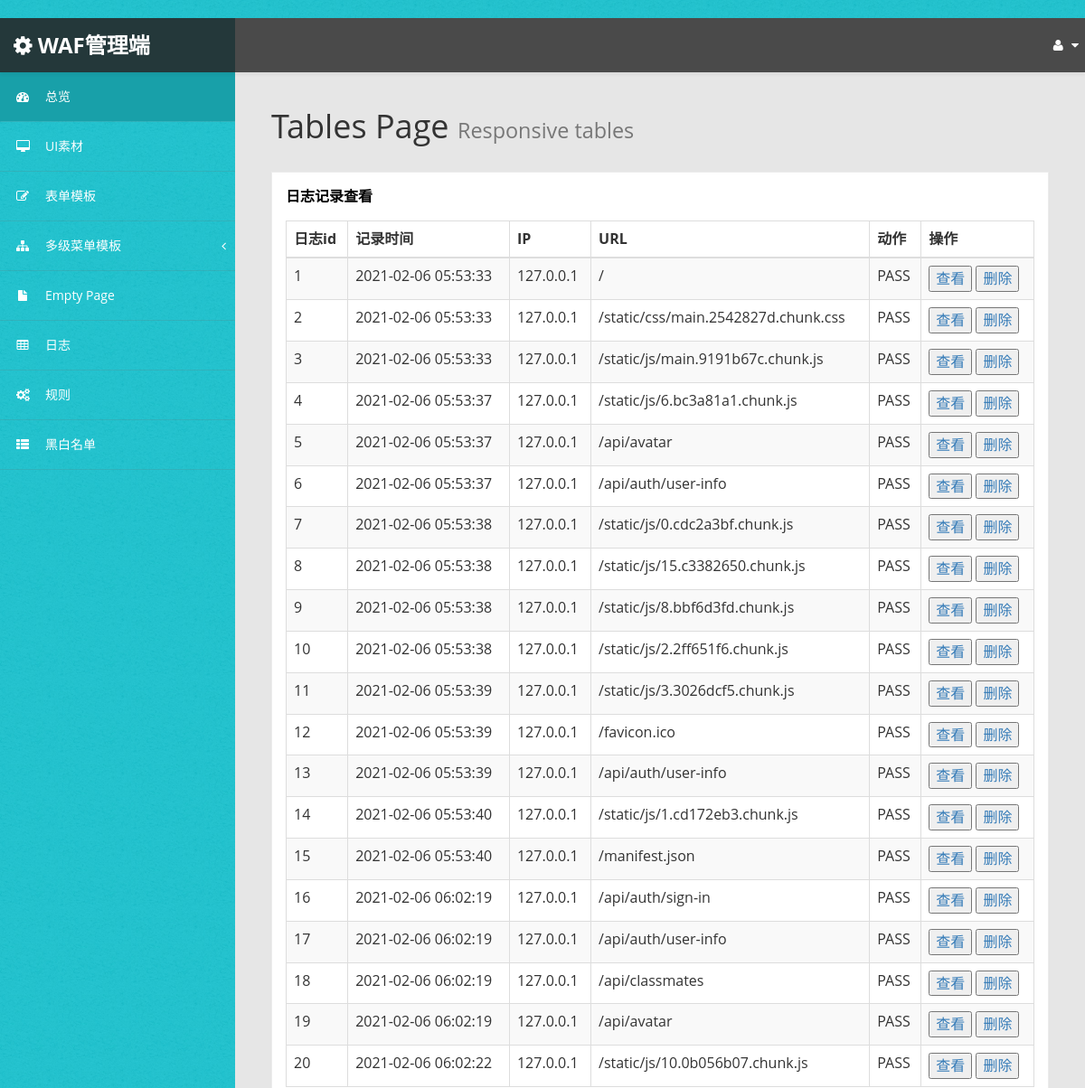
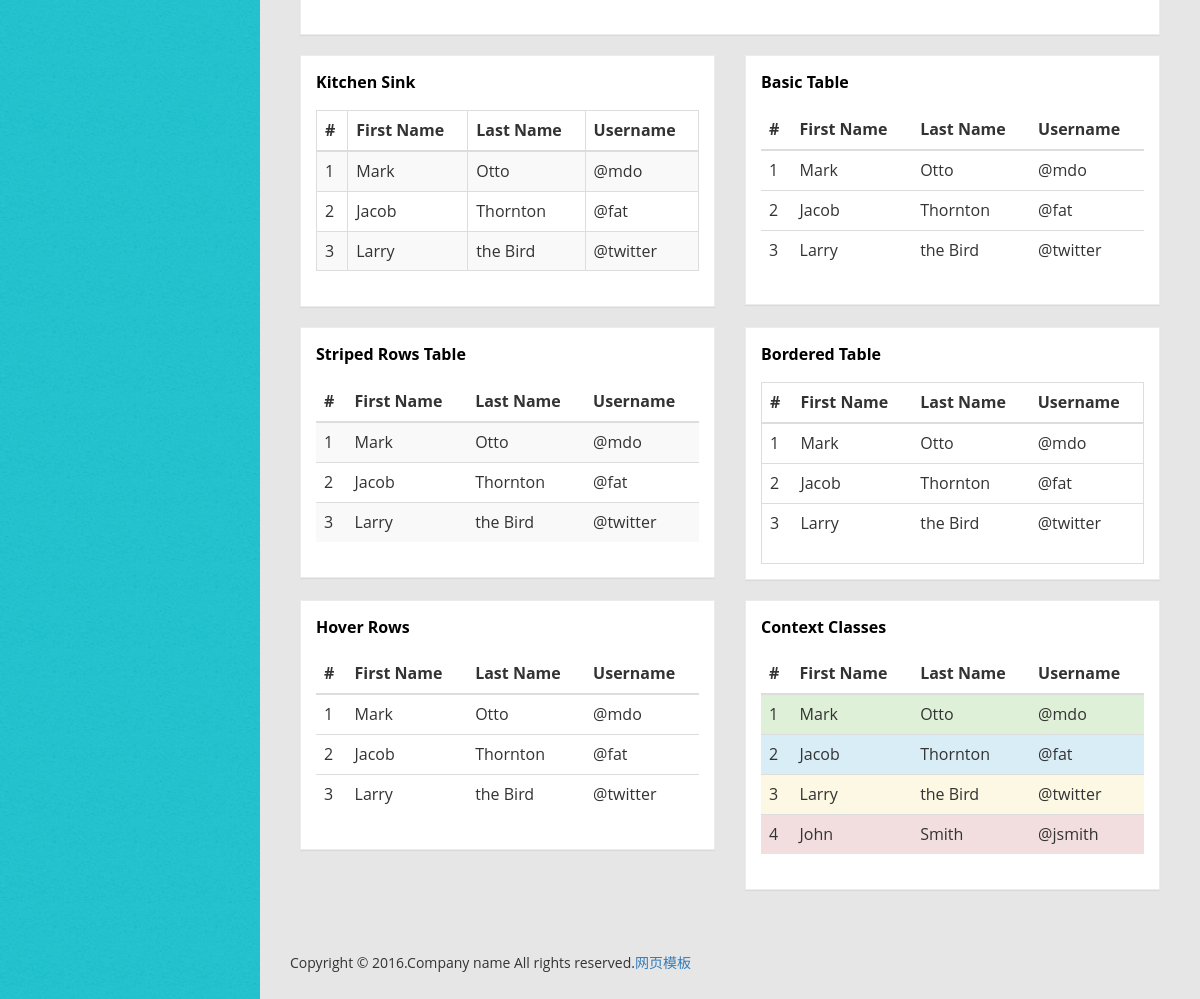
/waf/log, run on the app's committed database (2 pictures, top to bottom).
### waf/models.py (models this page shows)
class Log(models.Model):
	id = models.AutoField("id", primary_key=True, unique=True)
	time = models.TextField(default='')
	ip = models.TextField(default='')
	url = models.TextField(default='')
	action = models.TextField(default='')

### waf/views.py (the view)
# urls.py: path('log',views.LogView.as_view(),name='log'),
class LogView(generic.ListView):
    template_name = 'waf/table.html'
    context_object_name = 'latest_log_list'
    def get_queryset(self):
        return Log.objects.order_by('time')[:20]

### waf/templates/waf/table.html (shortened to what this page needs)
﻿{% extends 'base.html' %}
{% load static %}
{% block content %}
        <div id="page-wrapper" >
            <div id="page-inner">
			 <div class="row">
                    <div class="col-md-12">
                        <h1 class="page-header">
                            Tables Page <small>Responsive tables</small>
                        </h1>
                    </div>
                </div>
            <div class="row">
                <div class="col-md-12">
                    <div class="panel panel-default">
                        <div class="panel-heading">
                             日志记录查看
                        </div>
                        <div class="panel-body">
                            <div class="table-responsive">
                                <table class="table table-striped table-bordered table-hover" id="dataTables-example">
                                    <thead>
                                        <tr>
                                            <th>日志id</th>
                                            <th>记录时间</th>
                                            <th>IP</th>
                                            <th>URL</th>
                                            <th>动作</th>
                                            <th>操作</th>
                                        </tr>
                                    </thead>
                                    <tbody>
                                        {% for log in latest_log_list %}
                                        <tr class="odd gradeX">
                                            <td>{{log.id}}</td>
                                            <td>{{log.time}}</td>
                                            <td>{{log.ip}}</td>
                                            <td class="center">{{log.url}}</td>
                                            <td class="center">{{log.action}}</td>
                                            <td>
                                            <a class="content_item" href="/waf/log_detail-{{ log.id }}/" ><button>查看</button></a>
                    <a class="content_item" href="/waf/log_del-{{ log.id }}/"><button>删除</button></a>
                                            </td>
                                        </tr>
                                        {% endfor %}
                                    </tbody>
                                </table>
                            </div>
                        </div>
                    </div>
                </div>
            </div>
            <div class="row">
                <div class="col-md-6">
                    <div class="panel panel-default">
                        <div class="panel-heading">
                            Kitchen Sink
                        </div>
                        <div class="panel-body">
                            <div class="table-responsive">
                                <table class="table table-striped table-bordered table-hover">
                                    <thead>
                                        <tr>
                                            <th>#</th>
                                            <th>First Name</th>
                                            <th>Last Name</th>
                                            <th>Username</th>
                                        </tr>
                                    </thead>
                                    <tbody>
                                        <tr>
                                            <td>1</td>
                                            <td>Mark</td>
                                            <td>Otto</td>
                                            <td>@mdo</td>
                                        </tr>
                                        <tr>
                                            <td>2</td>
                                            <td>Jacob</td>
                                            <td>Thornton</td>
                                            <td>@fat</td>
                                        </tr>
                                        <tr>
                                            <td>3</td>
                                            <td>Larry</td>
                                            <td>the Bird</td>
                                            <td>@twitter</td>
                                        </tr>
                                    </tbody>
                                </table>
                            </div>
                        </div>
                    </div>
                </div>
                <div class="col-md-6">
                    <div class="panel panel-default">
                        <div class="panel-heading">
                            Basic Table
                        </div>
                        <div class="panel-body">
                            <div class="table-responsive">
                                <table class="table">
                                    <thead>
                                        <tr>
                                            <th>#</th>
                                            <th>First Name</th>
                                            <th>Last Name</th>
                                            <th>Username</th>
                                        </tr>
                                    </thead>
                                    <tbody>
                                        <tr>
                                            <td>1</td>
                                            <td>Mark</td>
                                            <td>Otto</td>
                                            <td>@mdo</td>
                                        </tr>
                                        <tr>
                                            <td>2</td>
                                            <td>Jacob</td>
                                            <td>Thornton</td>
                                            <td>@fat</td>
                                        </tr>
                                        <tr>
                                            <td>3</td>
                                            <td>Larry</td>
                                            <td>the Bird</td>
                                            <td>@twitter</td>
                                        </tr>
                                    </tbody>
                                </table>
                            </div>
                        </div>
                    </div>
                </div>
            </div>
            <div class="row">
                <div class="col-md-6">
                    <div class="panel panel-default">
                        <div class="panel-heading">
                            Striped Rows Table
                        </div>
                        <div class="panel-body">
                            <div class="table-responsive">
                                <table class="table table-striped">
                                    <thead>
                                        <tr>
                                            <th>#</th>
                                            <th>First Name</th>
                                            <th>Last Name</th>
                                            <th>Username</th>
                                        </tr>
                                    </thead>
                                    <tbody>
                                        <tr>
                                            <td>1</td>
                                            <td>Mark</td>
                                            <td>Otto</td>
                                            <td>@mdo</td>
                                        </tr>
                                        <tr>
                                            <td>2</td>
                                            <td>Jacob</td>
                                            <td>Thornton</td>
                                            <td>@fat</td>
                                        </tr>
                                        <tr>
                                            <td>3</td>
                                            <td>Larry</td>
                                            <td>the Bird</td>
                                            <td>@twitter</td>
                                        </tr>
                                    </tbody>
                                </table>
                            </div>
                        </div>
                    </div>
                </div>
                <div class="col-md-6">
                    <div class="panel panel-default">
                        <div class="panel-heading">
                            Bordered Table
                        </div>
                        <div class="panel-body">
                            <div class="table-responsive table-bordered">
                                <table class="table">
                                    <thead>
                                        <tr>
                                            <th>#</th>
                                            <th>First Name</th>
                                            <th>Last Name</th>
                                            <th>Username</th>
                                        </tr>
                                    </thead>
                                    <tbody>
                                        <tr>
                                            <td>1</td>
                                            <td>Mark</td>
                                            <td>Otto</td>
                                            <td>@mdo</td>
                                        </tr>
                                        <tr>
                                            <td>2</td>
                                            <td>Jacob</td>
                                            <td>Thornton</td>
                                            <td>@fat</td>
                                        </tr>
                                        <tr>
                                            <td>3</td>
                                            <td>Larry</td>
                                            <td>the Bird</td>
                                            <td>@twitter</td>
                                        </tr>
                                    </tbody>
                                </table>
                            </div>
                        </div>
                    </div>
                </div>
            </div>
            <div class="row">
                <div class="col-md-6">
                    <div class="panel panel-default">
                        <div class="panel-heading">
                            Hover Rows
                        </div>
                        <div class="panel-body">
                            <div class="table-responsive">
                                <table class="table table-hover">
                                    <thead>
                                        <tr>
                                            <th>#</th>
                                            <th>First Name</th>
                                            <th>Last Name</th>
                                            <th>Username</th>
                                        </tr>
                                    </thead>
                                    <tbody>
                                        <tr>
                                            <td>1</td>
                                            <td>Mark</td>
                                            <td>Otto</td>
                                            <td>@mdo</td>
                                        </tr>
                                        <tr>
                                            <td>2</td>
                                            <td>Jacob</td>
                                            <td>Thornton</td>
                                            <td>@fat</td>
                                        </tr>
                                        <tr>
                                            <td>3</td>
                                            <td>Larry</td>
                                            <td>the Bird</td>
                                            <td>@twitter</td>
                                        </tr>
                                    </tbody>
                                </table>
                            </div>
                        </div>
                    </div>
                </div>
                <div class="col-md-6">
                    <div class="panel panel-default">
                        <div class="panel-heading">
                            Context Classes
                        </div>
                        <div class="panel-body">
                            <div class="table-responsive">
                                <table class="table">
                                    <thead>
                                        <tr>
                                            <th>#</th>
                                            <th>First Name</th>
                                            <th>Last Name</th>
                                            <th>Username</th>
                                        </tr>
                                    </thead>
                                    <tbody>
                                        <tr class="success">
                                            <td>1</td>
                                            <td>Mark</td>
                                            <td>Otto</td>
                                            <td>@mdo</td>
                                        </tr>
                                        <tr class="info">
                                            <td>2</td>
                                            <td>Jacob</td>
                                            <td>Thornton</td>
                                            <td>@fat</td>
                                        </tr>
                                        <tr class="warning">
                                            <td>3</td>
                                            <td>Larry</td>
                                            <td>the Bird</td>
                                            <td>@twitter</td>
                                        </tr>
                                        <tr class="danger">
                                            <td>4</td>
                                            <td>John</td>
                                            <td>Smith</td>
                                            <td>@jsmith</td>
                                        </tr>
                                    </tbody>
                                </table>
                            </div>
                        </div>
                    </div>
                </div>
            </div>
        </div>
               <footer><p>Copyright &copy; 2016.Company name All rights reserved.<a target="_blank" href="http://sc.chinaz.com/moban/">&#x7F51;&#x9875;&#x6A21;&#x677F;</a></p></footer>
    </div>
            </div>
{%endblock%}

### data on the page
Log: id "1", time "2021-02-06 05:53:33", ip "127.0.0.1", url "/", action "PASS"
Log: id "2", time "2021-02-06 05:53:33", ip "127.0.0.1", url "/static/css/main.2542827d.chunk.css", action "PASS"
Log: id "3", time "2021-02-06 05:53:33", ip "127.0.0.1", url "/static/js/main.9191b67c.chunk.js", action "PASS"
Log: id "4", time "2021-02-06 05:53:37", ip "127.0.0.1", url "/static/js/6.bc3a81a1.chunk.js", action "PASS"
Log: id "5", time "2021-02-06 05:53:37", ip "127.0.0.1", url "/api/avatar", action "PASS"
Log: id "6", time "2021-02-06 05:53:37", ip "127.0.0.1", url "/api/auth/user-info", action "PASS"
Log: id "7", time "2021-02-06 05:53:38", ip "127.0.0.1", url "/static/js/0.cdc2a3bf.chunk.js", action "PASS"
Log: id "8", time "2021-02-06 05:53:38", ip "127.0.0.1", url "/static/js/15.c3382650.chunk.js", action "PASS"
Log: id "9", time "2021-02-06 05:53:38", ip "127.0.0.1", url "/static/js/8.bbf6d3fd.chunk.js", action "PASS"
Log: id "10", time "2021-02-06 05:53:38", ip "127.0.0.1", url "/static/js/2.2ff651f6.chunk.js", action "PASS"
Log: id "11", time "2021-02-06 05:53:39", ip "127.0.0.1", url "/static/js/3.3026dcf5.chunk.js", action "PASS"
Log: id "12", time "2021-02-06 05:53:39", ip "127.0.0.1", url "/favicon.ico", action "PASS"
Log: id "13", time "2021-02-06 05:53:39", ip "127.0.0.1", url "/api/auth/user-info", action "PASS"
Log: id "14", time "2021-02-06 05:53:40", ip "127.0.0.1", url "/static/js/1.cd172eb3.chunk.js", action "PASS"
Log: id "15", time "2021-02-06 05:53:40", ip "127.0.0.1", url "/manifest.json", action "PASS"
Log: id "16", time "2021-02-06 06:02:19", ip "127.0.0.1", url "/api/auth/sign-in", action "PASS"
Log: id "17", time "2021-02-06 06:02:19", ip "127.0.0.1", url "/api/auth/user-info", action "PASS"
Log: id "18", time "2021-02-06 06:02:19", ip "127.0.0.1", url "/api/classmates", action "PASS"
Log: id "19", time "2021-02-06 06:02:19", ip "127.0.0.1", url "/api/avatar", action "PASS"
Log: id "20", time "2021-02-06 06:02:22", ip "127.0.0.1", url "/static/js/10.0b056b07.chunk.js", action "PASS"
